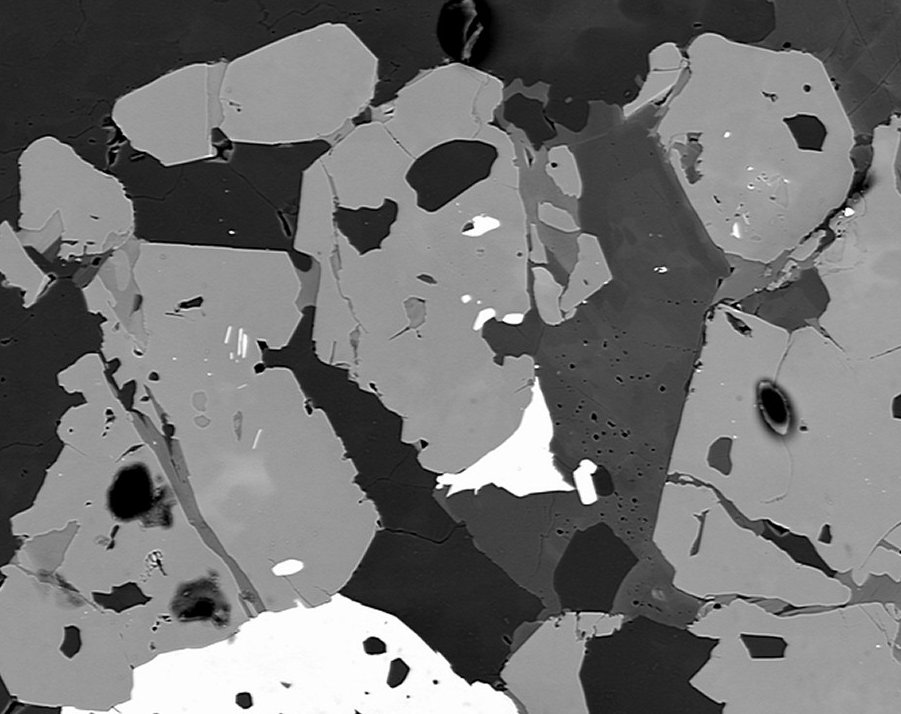
#> input picture 1. Python Beginners/images/BSE_Google.jpg, 901 x 714 px
$ jupyter execute '19.Image filters using discrete Fourier transform (DFT).ipynb'
#> lines starting #> are read from the running program, lines starting #| are printed output that depends on the picture
# Fourier Transform

## Image processing filters can operate in spatial domain or frequency domain. High pass filter is an example filter that operates in the frequency domain. Fourier transform converts an image (or any signal) from spatial (or time) domain to frequency domain.

[cell 1]
import numpy as np
from matplotlib import pyplot as plt
import cv2

img = cv2.imread("images/BSE_Google.jpg",0)
#> img is the input picture: shape (714, 901); min 0, max 255, mean 114.8

plt.figure()
plt.imshow(img, cmap='gray')
plt.title('input image')

dft = cv2.dft(np.float32(img), flags=cv2.DFT_COMPLEX_OUTPUT)

dft_shift = np.fft.fftshift(dft)

magnitude_spectrum = 20*np.log((cv2.magnitude(dft_shift[:,:,0], dft_shift[:,:,1]))+1)
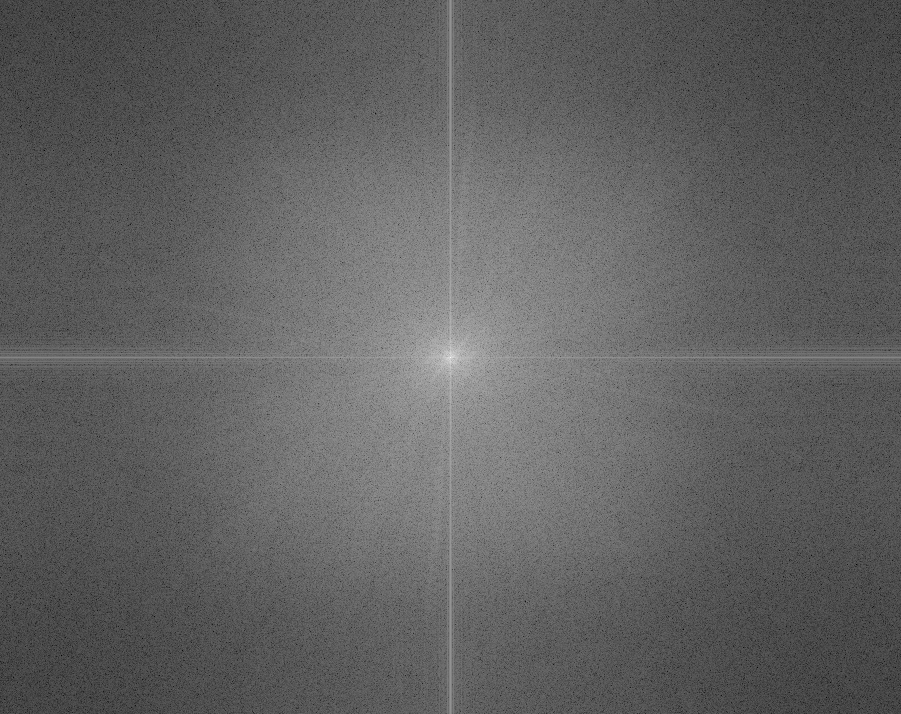
#> magnitude_spectrum: shape (714, 901) float32; min 27.73, max 362.3, mean 155.1; drawn with min black and max white

plt.figure()
plt.imshow(magnitude_spectrum, cmap='gray')
plt.title('FFT of image')

[cell 2]
# HPF mask
rows, cols = img.shape
#> rows = 714; cols = 901
crows, ccols = int(rows/2), int(cols/2)
#> crows = 357; ccols = 450

mask = np.ones((rows, cols, 2), np.uint8)
r = 80
centre = [crows, ccols]
#> centre = [357, 450]
x, y = np.ogrid[:rows, :cols]
#> x = 714 values from 0 to 713
mask_area = (x - centre[0])**2 + (y - centre[1])**2 <= r*r
mask[mask_area] = 0

# Apply mask
fshift = dft_shift * mask

fshift_magnitude_spectrum = 20*np.log((cv2.magnitude(fshift[:,:,0], fshift[:,:,1]))+1)
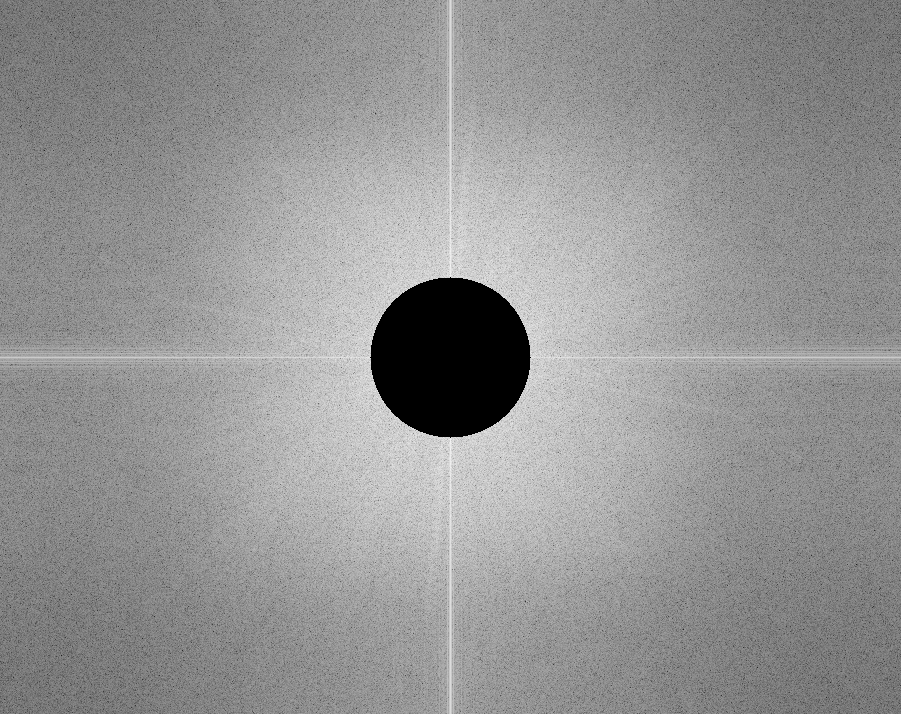
#> fshift_magnitude_spectrum: shape (714, 901) float32; min 0, max 245.3, mean 148.2

f_ihift = np.fft.ifftshift(fshift) # shift back
img_back = cv2.idft(f_ihift) # inverse FFT
print(img_back.shape)
#| (714, 901, 2)

img_back = cv2.magnitude(img_back[:,:,0],img_back[:,:,1])
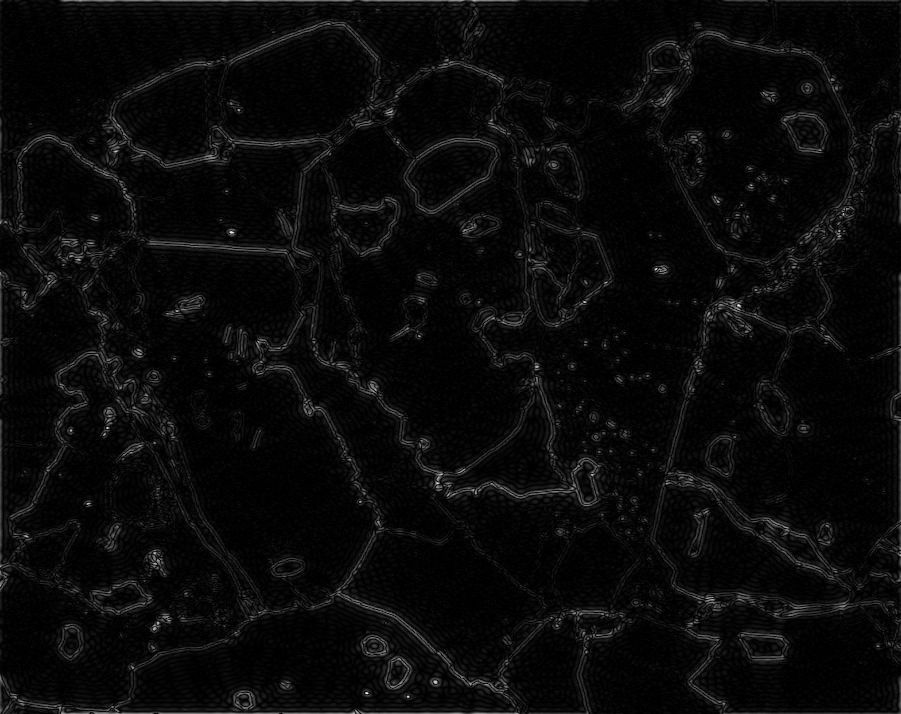
#> img_back: shape (714, 901) float32; min 16.75, max 114860312, mean 4700903.5; drawn with min black and max white
